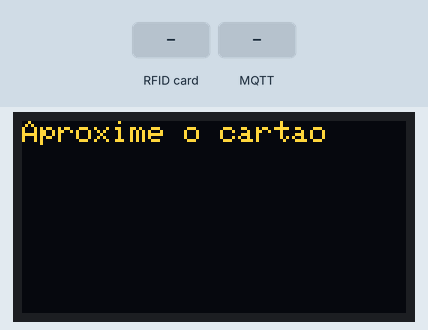
Bench run of a sketch on a simulated ESP32. Parts: 128×64 one-colour display. The inputs (shaded band) are chosen by the test bench. The OLED is the two-colour kind (top 16 rows yellow); WiFi joins after 1.5 s; servers stay silent unless stated; no MQTT or app messages arrive unless stated; what the sketch prints to the serial monitor is not drawn.

Above: at 5.4 s.
5.5 s: RFID card 5E 7A 19 C4 held to the reader
At 6.7 s:
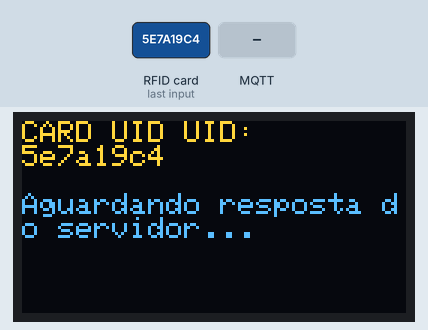
7.0 s: MQTT message "CAD_REQ_IDCARD" arrives on the first subscribed topic
At 7.8 s:
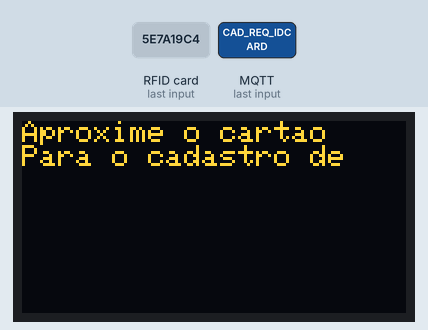
8.5 s: RFID card 5E 7A 19 C4 held to the reader
At 9.7 s:
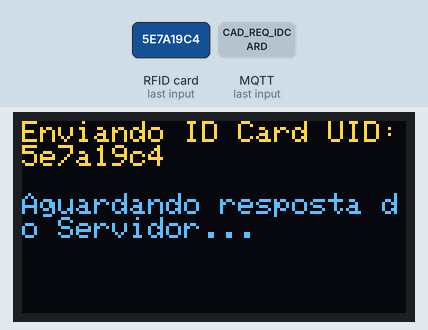
10.0 s: MQTT message "CLOUD_RESP" arrives on the first subscribed topic
At 10.5 s:
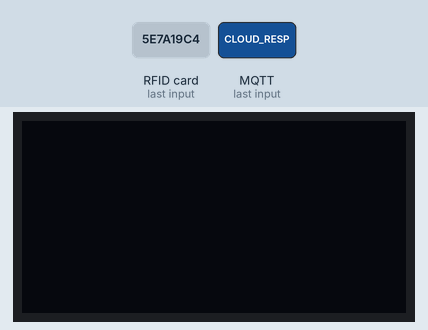
13.0 s: MQTT message "CAD_REQ_IDCARD" arrives on the first subscribed topic
At 13.6 s:
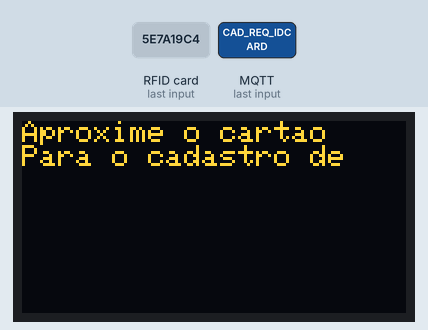
Timing chart, 0 to 15.5 s (numbered marks = the images above; inputs shaded):
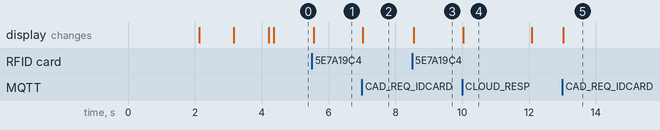

Measured:
- after the input at 5.5 s, the display: changes after 0.06 s (image 1)
- after the input at 7.0 s, the display: changes at once (image 2)
- after the input at 8.5 s, the display: changes after 0.05 s (image 3)
- after the input at 10.0 s, the display: changes at once (image 4)
- after the input at 13.0 s, the display: changes at once (image 5)
- what the display in image 4 shows lasts 2.1 s, from 10.0 s to 12.1 s

The sketch:

XmasCARD_hardware.ino
```cpp
#include <SPI.h>
#include <MFRC522.h>
#include <Wire.h>
#include <Adafruit_GFX.h>
#include <Adafruit_SSD1306.h>
#include <WiFi.h>
#include <PubSubClient.h>

#define SDA 5 // Conectado ao pino D5 do ESP32
#define RST 36 // Conectado ao pino VP do ESP32

#define SCREEN_WIDTH 128
#define SCREEN_HEIGHT 64
#define OLED_RESET -1
#define SCREEN_ADDRESS 0x3C
Adafruit_SSD1306 display(SCREEN_WIDTH, SCREEN_HEIGHT, &Wire, OLED_RESET);

constexpr uint8_t RST_PIN = 2;
constexpr uint8_t SS_PIN = 5;

enum estados_possiveis { cadastro, gastar_credito, aguardando_resposta_cadastro, aguardando_resposta_gastar };
estados_possiveis ESTADO_ATUAL = gastar_credito;

MFRC522 mfrc522(SS_PIN, RST_PIN);

const char* ssid = "SSID da sua rede wifi";
const char* password = "senha da sua rede wifi";
const char* mqtt_server = "ip do servidor mqtt";
const int mqtt_port = 1883;  // porta do servidor mqtt
const char* mqtt_topic = "cloud2edge";
const char* mqtt_user = "usuário mqtt";
const char* mqtt_pass = "senaha do usuário mqtt";

WiFiClient espClient;
PubSubClient client(espClient);

String nome = "";

void showOnDisplay(const String& message) {
  display.clearDisplay();
  display.setTextSize(1);
  display.setTextColor(SSD1306_WHITE);
  display.setCursor(0, 0);
  display.print(message);
  display.display();
}

void connectToWiFi() {
  Serial.print("Conectando ao WiFi");
  showOnDisplay("Conectando ao WiFi...");
  WiFi.begin(ssid, password);

  while (WiFi.status() != WL_CONNECTED) {
    delay(1000);
    Serial.print(".");
    showOnDisplay("Conectando ao WiFi...\nAguarde...");
  }

  Serial.println("\nConectado ao WiFi!");
  showOnDisplay("WiFi Conectado!");
}

void reconnect() {
  while (!client.connected()) {
    Serial.print("Tentando conectar ao MQTT...");
    showOnDisplay("Conectando ao MQTT...");
    if (client.connect("ESP32Client", mqtt_user, mqtt_pass)) {
      Serial.println("Conectado ao MQTT!");
      showOnDisplay("MQTT Conectado!");
      client.subscribe(mqtt_topic);
    } else {
      Serial.print("Falha, rc=");
      Serial.print(client.state());
      Serial.println(" Tentando novamente em 5 segundos...");
      showOnDisplay("Falha ao conectar MQTT.\nTentando novamente...");
      delay(5000);
    }
  }
}

String formatCadastroMessage(const String& nome) {
  return "Aproxime o cartao\nPara o cadastro de\n" + nome;
}

String formatResponseMessage(const String& uid, const String& action, const String& estado) {
  return action + " UID:\n" + uid + "\n\n" + estado;
}

void callback(char* topic, byte* payload, unsigned int length) {
  Serial.print("Mensagem recebida no topico [");
  Serial.print(topic);
  Serial.print("]: ");

  String message = ""; // Cria uma string para armazenar a mensagem
  for (int i = 0; i < length; i++) {
    Serial.print((char)payload[i]); // Imprime cada caractere
    message += (char)payload[i];   // Adiciona cada caractere à string
  }
  Serial.println();

  if (message.startsWith("CAD_REQ_IDCARD")) {
    ESTADO_ATUAL = cadastro;
    nome = message.substring(15);

    String buffer = "Aproxime o cartao\nPara o cadastro de\n" + nome;
    showOnDisplay(buffer.c_str());
  }
  else if (message.startsWith("CLOUD_RESP") && ESTADO_ATUAL == aguardando_resposta_cadastro) {
    String resp = message.substring(11);
    showOnDisplay(resp.c_str());
    ESTADO_ATUAL = gastar_credito;
    delay(2000);
  }
  else if (message.startsWith("CLOUD_RESP") && ESTADO_ATUAL == aguardando_resposta_gastar) {
    String resp = message.substring(11);
    showOnDisplay(resp.c_str());
    ESTADO_ATUAL = gastar_credito;
    delay(2000);
  }
}


void setup() {
  Serial.begin(9600);
  SPI.begin(18, 19, 23);
  mfrc522.PCD_Init();
  Serial.println("Aproxime o cartao do leitor...");

  if (!display.begin(SSD1306_SWITCHCAPVCC, SCREEN_ADDRESS)) {
    Serial.println(F("SSD1306 allocation failed"));
    for (;;);
  }

  display.clearDisplay();
  display.display();
  delay(2000);

  connectToWiFi();
  client.setServer(mqtt_server, mqtt_port);
  client.setCallback(callback);
  showOnDisplay("Configuracoes iniciadas!\nAproxime o cartao...");
}

void loop() {
  if (!client.connected()) {
    reconnect();
  }

  if (ESTADO_ATUAL == gastar_credito) {
    showOnDisplay("Aproxime o cartao");
  }

  client.loop();

  if (!mfrc522.PICC_IsNewCardPresent() || !mfrc522.PICC_ReadCardSerial()) {
    return;
  }

  String uid_lido = "";
  for (byte i = 0; i < mfrc522.uid.size; i++) uid_lido += String(mfrc522.uid.uidByte[i], HEX);
  Serial.print("UID do cartao: " + uid_lido);
  Serial.println();

  if (ESTADO_ATUAL == cadastro) {
    String message = "ID_PARA_CAD " + uid_lido;
    if (client.publish("edge2cloud", message.c_str())) {
      showOnDisplay(formatResponseMessage(uid_lido, "Enviando ID Card", "Aguardando resposta do Servidor..."));
      ESTADO_ATUAL = aguardando_resposta_cadastro;
      Serial.println("Enviado: " + message);
    } else {
      Serial.println("Falha ao enviar mensagem para edge2cloud.");
    }
  }

  if (ESTADO_ATUAL == gastar_credito) {
    String message = "GASTAR_CRED " + uid_lido;
    if (client.publish("edge2cloud", message.c_str())) {
      showOnDisplay(formatResponseMessage(uid_lido, "CARD UID", "Aguardando resposta do servidor..."));
      ESTADO_ATUAL = aguardando_resposta_gastar;
      Serial.println("Enviado: " + message);
    } else {
      Serial.println("Falha ao enviar mensagem para edge2cloud.");
    }
    delay(100);
  }

  mfrc522.PICC_HaltA();
}
```
